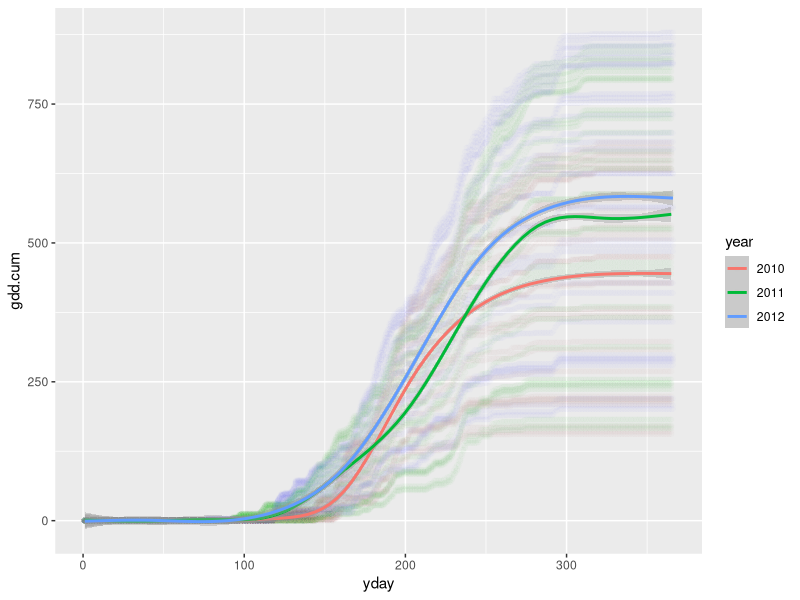

The R source for this figure:
## ---- chunk 1
library(tidyverse)
## ---- chunk 2
samples <- read_csv("../processed_data/network.csv")

climate <- read_csv("../processed_data/climate.csv") %>%
  mutate(year = factor(year),
         yday = yday(date)) %>%
  dplyr::select(site, date, yday, year, gdd.cum)
## ---- chunk 3
ggplot(climate, aes(yday, gdd.cum, color = year)) +
  geom_point(alpha = 0.01) +
  geom_smooth()
  #facet_wrap(~site) +
  xlim(c(83, 262))

